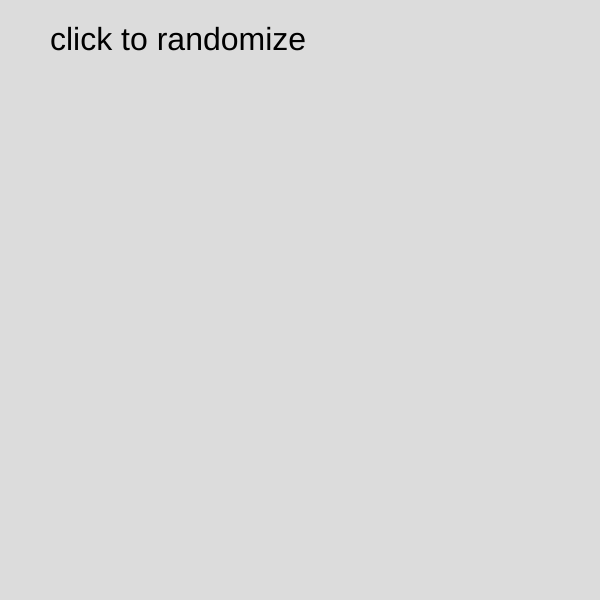
Frame 1 (no input)
Frame 60 (no input): identical to frame 1, image omitted
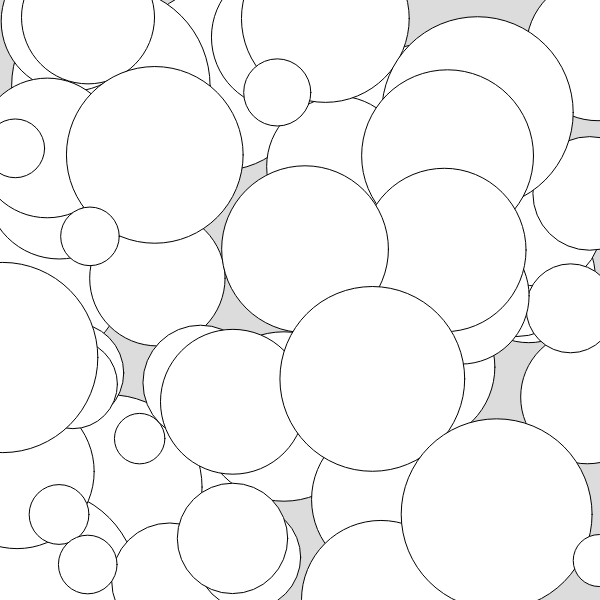
Frame 120 (the mouse pressed at the canvas centre since frame 60)

The p5.js sketch that drew these frames (run headless with seeded random() and noise() and a simulated clock; from frame 60 on, the mouse is pressed at the canvas centre):

// p5.js sketch
// ── sketch.js
// flowers I like
let flowers = [{
  name: "rose",
  color: "red"
}, {
  name: "hydrangea",
  color: "blue"
}, {
  name: "lily",
  color: "white"
}, {
  name: "hyacinth",
  color: "indigo"
}, {
  name: "lavendar",
  color: "purple"
}];

let randomIndex;
let animating = false;

function setup() {
  createCanvas(600, 600);
  background(220);
  textSize(32);

  text("click to randomize", 50, 50)

}

function draw() {

  if (animating == true){
    ellipse(random(width), random(height), random(50, 200))
  }
}

function randomizer(){
  animating = false;
  if (flowers[0]){
    // this displays random name and splices it out of array
    background(random(200, 225));
    randomIndex = int(random(flowers.length));
    text(`${flowers[randomIndex].name} 's favorite color is
     ${flowers[randomIndex].color}`, 50, 50);
    flowers.splice(randomIndex, 1);
  } else {
    background(random(200, 225));
    text("nothing left!", 50, 50)
  }
}

function mousePressed() {
  animating = true;
  setTimeout(randomizer, 2000);

}
